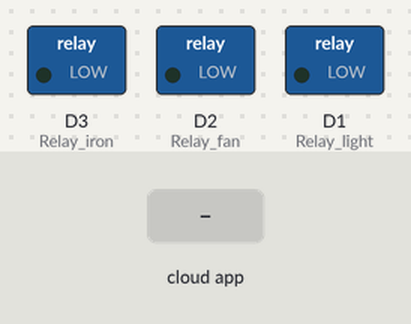
Recording of a sketch running on a simulated ESP8266 (NodeMCU). Shown: switched loads named in the sketch (green lamp = pin HIGH). Inputs (shaded band) come from the test bench. WiFi joins after 1.5 s; servers stay silent unless stated; no MQTT or app messages arrive unless stated; what the sketch prints to the serial monitor is not drawn.

Above: at 2.7 s.
2.8 s: the phone or cloud app sets Relay_light to 1
At 3.1 s:
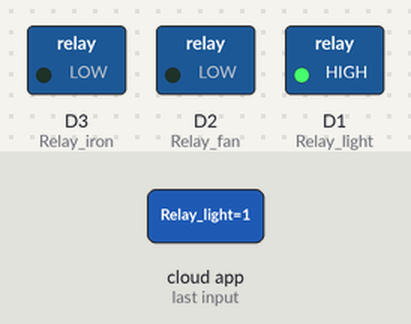
4.3 s: the phone or cloud app sets Relay_fan to 1
At 5.5 s:
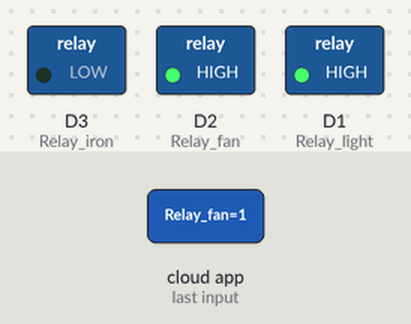
5.8 s: the phone or cloud app sets Relay_iron to 1
At 6.8 s:
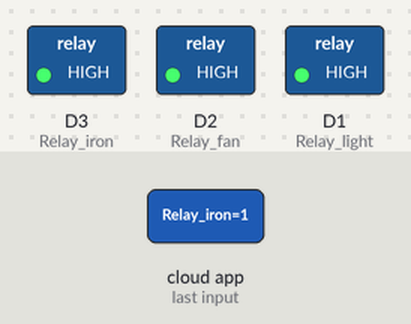
7.3 s: the phone or cloud app sets Relay_light to 0
At 8.0 s:
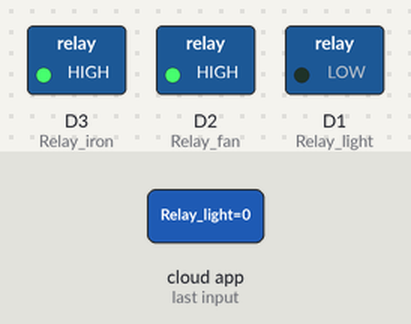
8.8 s: the phone or cloud app sets Relay_fan to 0
At 9.6 s:
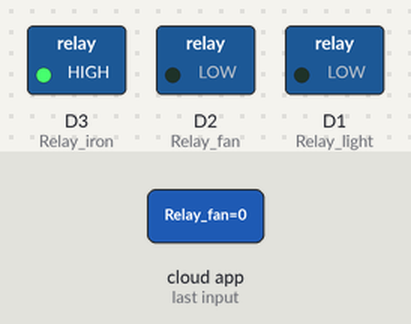
10.3 s: the phone or cloud app sets Relay_light to 1
At 10.9 s:
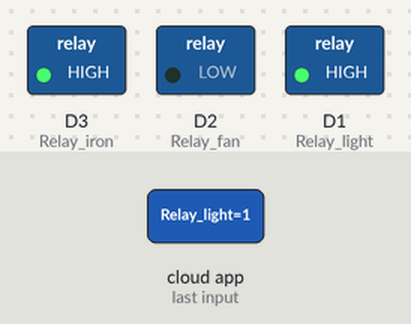
Timing chart, 0 to 12.8 s (numbered marks = the images above; inputs shaded):
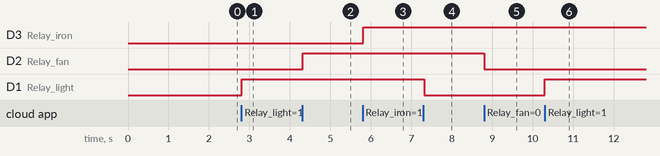

Measured:
- after the input at 2.8 s, D1 (Relay_light): LOW → HIGH at once
- after the input at 4.3 s, D2 (Relay_fan): LOW → HIGH at once
- after the input at 5.8 s, D3 (Relay_iron): LOW → HIGH at once
- after the input at 7.3 s, D1 (Relay_light): HIGH → LOW at once
- after the input at 8.8 s, D2 (Relay_fan): HIGH → LOW at once
- after the input at 10.3 s, D1 (Relay_light): LOW → HIGH at once

The sketch:

final_google_assistant_home_automation.ino
```cpp
#include <ESP8266WiFi.h>
#include "Adafruit_MQTT.h"
#include "Adafruit_MQTT_Client.h"

#define Relay_light            D1
#define Relay_fan              D2
#define Relay_iron             D3
#define WLAN_SSID       "OMIN"
#define WLAN_PASS       "premChandu666"
#define AIO_SERVER      "io.adafruit.com"
#define AIO_SERVERPORT  1883
#define AIO_USERNAME    "Ominpc"
#define AIO_KEY        "aio_DTmE55TyKdFbjIdf03yUzlMjOi4L"
WiFiClient client;
Adafruit_MQTT_Client mqtt(&client, AIO_SERVER, AIO_SERVERPORT, AIO_USERNAME, AIO_KEY);

Adafruit_MQTT_Subscribe Light = Adafruit_MQTT_Subscribe(&mqtt, AIO_USERNAME"/feeds/Relay_light");
Adafruit_MQTT_Subscribe fan = Adafruit_MQTT_Subscribe(&mqtt, AIO_USERNAME "/feeds/Relay_fan");
Adafruit_MQTT_Subscribe iron = Adafruit_MQTT_Subscribe(&mqtt, AIO_USERNAME "/feeds/Relay_iron");

void MQTT_connect();

void setup() {
  Serial.begin(115200);

  pinMode(Relay_light, OUTPUT);
  pinMode(Relay_fan, OUTPUT);
  pinMode(Relay_iron, OUTPUT);

  // Connect to WiFi access point.
  Serial.println(); Serial.println();
  Serial.print("Connecting to ");
  Serial.println(WLAN_SSID);

  WiFi.begin(WLAN_SSID, WLAN_PASS);
  while (WiFi.status() != WL_CONNECTED) {
    delay(500);
    Serial.print(".");
  }
  Serial.println();

  Serial.println("WiFi connected");
  Serial.println("IP address: ");
  Serial.println(WiFi.localIP());

  mqtt.subscribe(&Light);
  mqtt.subscribe(&fan);
  mqtt.subscribe(&iron);
}

void loop() {

  MQTT_connect();


  Adafruit_MQTT_Subscribe *subscription;
  while ((subscription = mqtt.readSubscription(20000))) {
    if (subscription == &Light) {
      Serial.print(F("Got: "));
      Serial.println((char *)Light.lastread);
      int Light_State = atoi((char *)Light.lastread);
      digitalWrite(Relay_light, Light_State);

    }
    if (subscription == &fan) {
      Serial.print(F("Got: "));
      Serial.println((char *)fan.lastread);
      int fan_State = atoi((char *)fan.lastread);
      digitalWrite(Relay_fan, fan_State);
    }
    if (subscription == &iron) {
      Serial.print(F("Got: "));
      Serial.println((char *)iron.lastread);
      int iron_State = atoi((char *)iron.lastread);
      digitalWrite(Relay_iron, iron_State);
    }
  }


}

void MQTT_connect() {
  int8_t ret;

  if (mqtt.connected()) {
    return;
  }

  Serial.print("Connecting to MQTT... ");

  uint8_t retries = 3;

  while ((ret = mqtt.connect()) != 0) {
    Serial.println(mqtt.connectErrorString(ret));
    Serial.println("Retrying MQTT connection in 5 seconds...");
    mqtt.disconnect();
    delay(5000);
    retries--;
    if (retries == 0) {
      while (1);
    }
  }
  Serial.println("MQTT Connected!");

}
```
